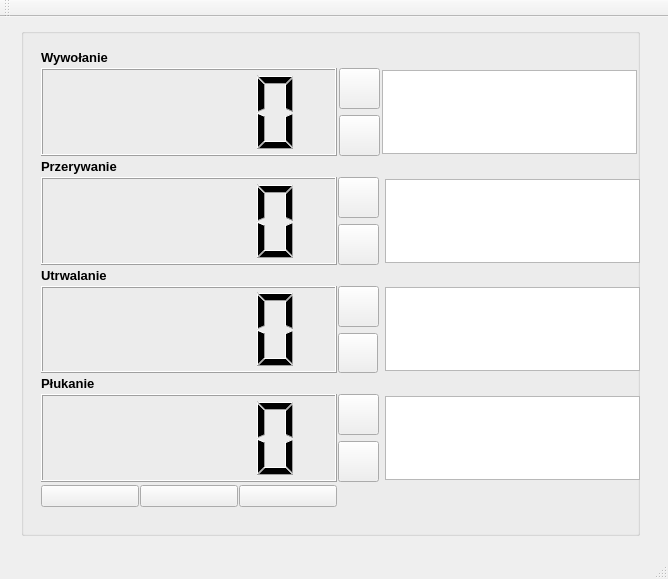
<?xml version="1.0" encoding="UTF-8"?>
<ui version="4.0">
 <class>MainWindow</class>
 <widget class="QMainWindow" name="MainWindow">
  <property name="enabled">
   <bool>true</bool>
  </property>
  <property name="geometry">
   <rect>
    <x>0</x>
    <y>0</y>
    <width>668</width>
    <height>579</height>
   </rect>
  </property>
  <property name="windowTitle">
   <string>Wywoływanie filmów - WyFilm</string>
  </property>
  <property name="layoutDirection">
   <enum>Qt::LeftToRight</enum>
  </property>
  <widget class="QWidget" name="centralWidget">
   <widget class="QWidget" name="gridLayoutWidget">
    <property name="geometry">
     <rect>
      <x>10</x>
      <y>0</y>
      <width>641</width>
      <height>521</height>
     </rect>
    </property>
    <layout class="QGridLayout" name="gridLayout">
     <property name="spacing">
      <number>1</number>
     </property>
     <item row="0" column="0">
      <widget class="QGroupBox" name="groupBox">
       <property name="sizePolicy">
        <sizepolicy hsizetype="Minimum" vsizetype="Minimum">
         <horstretch>0</horstretch>
         <verstretch>0</verstretch>
        </sizepolicy>
       </property>
       <property name="minimumSize">
        <size>
         <width>0</width>
         <height>508</height>
        </size>
       </property>
       <property name="maximumSize">
        <size>
         <width>16777215</width>
         <height>508</height>
        </size>
       </property>
       <property name="title">
        <string/>
       </property>
       <property name="alignment">
        <set>Qt::AlignJustify|Qt::AlignTop</set>
       </property>
       <widget class="QWidget" name="gridLayoutWidget_2">
        <property name="geometry">
         <rect>
          <x>9</x>
          <y>9</y>
          <width>621</width>
          <height>491</height>
         </rect>
        </property>
        <layout class="QGridLayout" name="gridLayout_2">
         <property name="spacing">
          <number>1</number>
         </property>
         <item row="2" column="0">
          <widget class="QLCDNumber" name="lcdNumber_wywolanie"/>
         </item>
         <item row="1" column="0">
          <widget class="QLabel" name="label">
           <property name="sizePolicy">
            <sizepolicy hsizetype="Minimum" vsizetype="Minimum">
             <horstretch>0</horstretch>
             <verstretch>0</verstretch>
            </sizepolicy>
           </property>
           <property name="minimumSize">
            <size>
             <width>0</width>
             <height>15</height>
            </size>
           </property>
           <property name="maximumSize">
            <size>
             <width>16777215</width>
             <height>15</height>
            </size>
           </property>
           <property name="frameShadow">
            <enum>QFrame::Sunken</enum>
           </property>
           <property name="text">
            <string>&lt;!DOCTYPE HTML PUBLIC &quot;-//W3C//DTD HTML 4.0//EN&quot; &quot;http://www.w3.org/TR/REC-html40/strict.dtd&quot;&gt;
&lt;html&gt;&lt;head&gt;&lt;meta name=&quot;qrichtext&quot; content=&quot;1&quot; /&gt;&lt;style type=&quot;text/css&quot;&gt;
p, li { white-space: pre-wrap; }
&lt;/style&gt;&lt;/head&gt;&lt;body style=&quot; font-family:'MS Shell Dlg 2'; font-size:8.25pt; font-weight:400; font-style:normal;&quot;&gt;
&lt;p style=&quot; margin-top:0px; margin-bottom:0px; margin-left:0px; margin-right:0px; -qt-block-indent:0; text-indent:0px;&quot;&gt;&lt;span style=&quot; font-size:10pt; font-weight:600;&quot;&gt;Wywołanie&lt;/span&gt;&lt;/p&gt;&lt;/body&gt;&lt;/html&gt;</string>
           </property>
           <property name="scaledContents">
            <bool>false</bool>
           </property>
          </widget>
         </item>
         <item row="3" column="0">
          <widget class="QLabel" name="label_2">
           <property name="sizePolicy">
            <sizepolicy hsizetype="Minimum" vsizetype="Minimum">
             <horstretch>0</horstretch>
             <verstretch>0</verstretch>
            </sizepolicy>
           </property>
           <property name="minimumSize">
            <size>
             <width>0</width>
             <height>15</height>
            </size>
           </property>
           <property name="maximumSize">
            <size>
             <width>16777215</width>
             <height>15</height>
            </size>
           </property>
           <property name="text">
            <string>&lt;!DOCTYPE HTML PUBLIC &quot;-//W3C//DTD HTML 4.0//EN&quot; &quot;http://www.w3.org/TR/REC-html40/strict.dtd&quot;&gt;
&lt;html&gt;&lt;head&gt;&lt;meta name=&quot;qrichtext&quot; content=&quot;1&quot; /&gt;&lt;style type=&quot;text/css&quot;&gt;
p, li { white-space: pre-wrap; }
&lt;/style&gt;&lt;/head&gt;&lt;body style=&quot; font-family:'MS Shell Dlg 2'; font-size:8.25pt; font-weight:400; font-style:normal;&quot;&gt;
&lt;p style=&quot; margin-top:0px; margin-bottom:0px; margin-left:0px; margin-right:0px; -qt-block-indent:0; text-indent:0px;&quot;&gt;&lt;span style=&quot; font-size:10pt; font-weight:600;&quot;&gt;Przerywanie&lt;/span&gt;&lt;/p&gt;&lt;/body&gt;&lt;/html&gt;</string>
           </property>
          </widget>
         </item>
         <item row="4" column="0">
          <widget class="QLCDNumber" name="lcdNumber_przerywanie"/>
         </item>
         <item row="5" column="0">
          <widget class="QLabel" name="label_3">
           <property name="sizePolicy">
            <sizepolicy hsizetype="Preferred" vsizetype="Minimum">
             <horstretch>0</horstretch>
             <verstretch>0</verstretch>
            </sizepolicy>
           </property>
           <property name="minimumSize">
            <size>
             <width>0</width>
             <height>15</height>
            </size>
           </property>
           <property name="maximumSize">
            <size>
             <width>16777215</width>
             <height>15</height>
            </size>
           </property>
           <property name="text">
            <string>&lt;!DOCTYPE HTML PUBLIC &quot;-//W3C//DTD HTML 4.0//EN&quot; &quot;http://www.w3.org/TR/REC-html40/strict.dtd&quot;&gt;
&lt;html&gt;&lt;head&gt;&lt;meta name=&quot;qrichtext&quot; content=&quot;1&quot; /&gt;&lt;style type=&quot;text/css&quot;&gt;
p, li { white-space: pre-wrap; }
&lt;/style&gt;&lt;/head&gt;&lt;body style=&quot; font-family:'MS Shell Dlg 2'; font-size:8.25pt; font-weight:400; font-style:normal;&quot;&gt;
&lt;p style=&quot; margin-top:0px; margin-bottom:0px; margin-left:0px; margin-right:0px; -qt-block-indent:0; text-indent:0px;&quot;&gt;&lt;span style=&quot; font-size:10pt; font-weight:600;&quot;&gt;Utrwalanie&lt;/span&gt;&lt;/p&gt;&lt;/body&gt;&lt;/html&gt;</string>
           </property>
          </widget>
         </item>
         <item row="6" column="0">
          <widget class="QLCDNumber" name="lcdNumber_utrwalanie"/>
         </item>
         <item row="7" column="0">
          <widget class="QLabel" name="label_4">
           <property name="sizePolicy">
            <sizepolicy hsizetype="Minimum" vsizetype="Minimum">
             <horstretch>0</horstretch>
             <verstretch>0</verstretch>
            </sizepolicy>
           </property>
           <property name="minimumSize">
            <size>
             <width>0</width>
             <height>15</height>
            </size>
           </property>
           <property name="maximumSize">
            <size>
             <width>16777215</width>
             <height>15</height>
            </size>
           </property>
           <property name="text">
            <string>&lt;!DOCTYPE HTML PUBLIC &quot;-//W3C//DTD HTML 4.0//EN&quot; &quot;http://www.w3.org/TR/REC-html40/strict.dtd&quot;&gt;
&lt;html&gt;&lt;head&gt;&lt;meta name=&quot;qrichtext&quot; content=&quot;1&quot; /&gt;&lt;style type=&quot;text/css&quot;&gt;
p, li { white-space: pre-wrap; }
&lt;/style&gt;&lt;/head&gt;&lt;body style=&quot; font-family:'MS Shell Dlg 2'; font-size:8.25pt; font-weight:400; font-style:normal;&quot;&gt;
&lt;p style=&quot; margin-top:0px; margin-bottom:0px; margin-left:0px; margin-right:0px; -qt-block-indent:0; text-indent:0px;&quot;&gt;&lt;span style=&quot; font-size:10pt; font-weight:600;&quot;&gt;Płukanie&lt;/span&gt;&lt;/p&gt;&lt;/body&gt;&lt;/html&gt;</string>
           </property>
          </widget>
         </item>
         <item row="8" column="0">
          <widget class="QLCDNumber" name="lcdNumber_plukanie"/>
         </item>
         <item row="2" column="1">
          <layout class="QGridLayout" name="gridLayout_3">
           <property name="spacing">
            <number>1</number>
           </property>
           <item row="0" column="0">
            <layout class="QVBoxLayout" name="verticalLayout">
             <item>
              <widget class="QPushButton" name="pushButtonWywUp">
               <property name="minimumSize">
                <size>
                 <width>41</width>
                 <height>41</height>
                </size>
               </property>
               <property name="maximumSize">
                <size>
                 <width>41</width>
                 <height>41</height>
                </size>
               </property>
               <property name="text">
                <string/>
               </property>
               <property name="icon">
                <iconset>
                 <normaloff>../images/upArrow.png</normaloff>../images/upArrow.png</iconset>
               </property>
               <property name="iconSize">
                <size>
                 <width>35</width>
                 <height>35</height>
                </size>
               </property>
              </widget>
             </item>
             <item>
              <widget class="QPushButton" name="pushButtonWywDown">
               <property name="minimumSize">
                <size>
                 <width>41</width>
                 <height>41</height>
                </size>
               </property>
               <property name="maximumSize">
                <size>
                 <width>41</width>
                 <height>41</height>
                </size>
               </property>
               <property name="text">
                <string/>
               </property>
               <property name="icon">
                <iconset>
                 <normaloff>../images/downArrow.png</normaloff>../images/downArrow.png</iconset>
               </property>
               <property name="iconSize">
                <size>
                 <width>35</width>
                 <height>35</height>
                </size>
               </property>
              </widget>
             </item>
            </layout>
           </item>
           <item row="0" column="1">
            <widget class="QTextBrowser" name="textBrowser_wyw">
             <property name="sizePolicy">
              <sizepolicy hsizetype="Minimum" vsizetype="Minimum">
               <horstretch>0</horstretch>
               <verstretch>0</verstretch>
              </sizepolicy>
             </property>
             <property name="minimumSize">
              <size>
               <width>255</width>
               <height>83</height>
              </size>
             </property>
             <property name="maximumSize">
              <size>
               <width>255</width>
               <height>84</height>
              </size>
             </property>
            </widget>
           </item>
          </layout>
         </item>
         <item row="9" column="0">
          <layout class="QHBoxLayout" name="horizontalLayout">
           <property name="spacing">
            <number>1</number>
           </property>
           <property name="sizeConstraint">
            <enum>QLayout::SetMinimumSize</enum>
           </property>
           <item>
            <widget class="QPushButton" name="startButton">
             <property name="text">
              <string/>
             </property>
             <property name="icon">
              <iconset>
               <normaloff>../images/button_play_01.png</normaloff>../images/button_play_01.png</iconset>
             </property>
             <property name="iconSize">
              <size>
               <width>40</width>
               <height>40</height>
              </size>
             </property>
            </widget>
           </item>
           <item>
            <widget class="QPushButton" name="stopButton">
             <property name="text">
              <string/>
             </property>
             <property name="icon">
              <iconset>
               <normaloff>../images/button_turn_off_01.png</normaloff>../images/button_turn_off_01.png</iconset>
             </property>
             <property name="iconSize">
              <size>
               <width>40</width>
               <height>40</height>
              </size>
             </property>
            </widget>
           </item>
           <item>
            <widget class="QPushButton" name="resetButton">
             <property name="enabled">
              <bool>true</bool>
             </property>
             <property name="text">
              <string/>
             </property>
             <property name="icon">
              <iconset>
               <normaloff>../images/button_refresh_01.png</normaloff>../images/button_refresh_01.png</iconset>
             </property>
             <property name="iconSize">
              <size>
               <width>40</width>
               <height>40</height>
              </size>
             </property>
            </widget>
           </item>
          </layout>
         </item>
         <item row="4" column="1">
          <layout class="QGridLayout" name="gridLayout_6">
           <item row="0" column="1">
            <widget class="QTextBrowser" name="textBrowser_przer">
             <property name="sizePolicy">
              <sizepolicy hsizetype="Minimum" vsizetype="Minimum">
               <horstretch>0</horstretch>
               <verstretch>0</verstretch>
              </sizepolicy>
             </property>
             <property name="minimumSize">
              <size>
               <width>255</width>
               <height>83</height>
              </size>
             </property>
             <property name="maximumSize">
              <size>
               <width>255</width>
               <height>84</height>
              </size>
             </property>
            </widget>
           </item>
           <item row="0" column="0">
            <layout class="QVBoxLayout" name="verticalLayout_2">
             <item>
              <widget class="QPushButton" name="pushButtonPrzerUp">
               <property name="minimumSize">
                <size>
                 <width>41</width>
                 <height>41</height>
                </size>
               </property>
               <property name="maximumSize">
                <size>
                 <width>41</width>
                 <height>41</height>
                </size>
               </property>
               <property name="text">
                <string/>
               </property>
               <property name="icon">
                <iconset>
                 <normaloff>../images/upArrow.png</normaloff>../images/upArrow.png</iconset>
               </property>
               <property name="iconSize">
                <size>
                 <width>35</width>
                 <height>35</height>
                </size>
               </property>
              </widget>
             </item>
             <item>
              <widget class="QPushButton" name="pushButtonPrzerDown">
               <property name="minimumSize">
                <size>
                 <width>41</width>
                 <height>41</height>
                </size>
               </property>
               <property name="maximumSize">
                <size>
                 <width>41</width>
                 <height>41</height>
                </size>
               </property>
               <property name="text">
                <string/>
               </property>
               <property name="icon">
                <iconset>
                 <normaloff>../images/downArrow.png</normaloff>../images/downArrow.png</iconset>
               </property>
               <property name="iconSize">
                <size>
                 <width>35</width>
                 <height>35</height>
                </size>
               </property>
              </widget>
             </item>
            </layout>
           </item>
          </layout>
         </item>
         <item row="6" column="1">
          <layout class="QGridLayout" name="gridLayout_7">
           <item row="0" column="1">
            <widget class="QTextBrowser" name="textBrowser_utrw">
             <property name="sizePolicy">
              <sizepolicy hsizetype="Minimum" vsizetype="Minimum">
               <horstretch>0</horstretch>
               <verstretch>0</verstretch>
              </sizepolicy>
             </property>
             <property name="minimumSize">
              <size>
               <width>255</width>
               <height>83</height>
              </size>
             </property>
             <property name="maximumSize">
              <size>
               <width>255</width>
               <height>84</height>
              </size>
             </property>
            </widget>
           </item>
           <item row="0" column="0">
            <layout class="QVBoxLayout" name="verticalLayout_3">
             <item>
              <widget class="QPushButton" name="pushButtonUtrwUp">
               <property name="minimumSize">
                <size>
                 <width>41</width>
                 <height>41</height>
                </size>
               </property>
               <property name="maximumSize">
                <size>
                 <width>41</width>
                 <height>41</height>
                </size>
               </property>
               <property name="text">
                <string/>
               </property>
               <property name="icon">
                <iconset>
                 <normaloff>../images/upArrow.png</normaloff>../images/upArrow.png</iconset>
               </property>
               <property name="iconSize">
                <size>
                 <width>35</width>
                 <height>35</height>
                </size>
               </property>
              </widget>
             </item>
             <item>
              <widget class="QPushButton" name="pushButtonUtrwDown">
               <property name="minimumSize">
                <size>
                 <width>40</width>
                 <height>40</height>
                </size>
               </property>
               <property name="maximumSize">
                <size>
                 <width>40</width>
                 <height>40</height>
                </size>
               </property>
               <property name="text">
                <string/>
               </property>
               <property name="icon">
                <iconset>
                 <normaloff>../images/downArrow.png</normaloff>../images/downArrow.png</iconset>
               </property>
               <property name="iconSize">
                <size>
                 <width>40</width>
                 <height>40</height>
                </size>
               </property>
              </widget>
             </item>
            </layout>
           </item>
          </layout>
         </item>
         <item row="8" column="1">
          <layout class="QGridLayout" name="gridLayout_8">
           <item row="0" column="1">
            <widget class="QTextBrowser" name="textBrowser_pluk">
             <property name="sizePolicy">
              <sizepolicy hsizetype="Minimum" vsizetype="Minimum">
               <horstretch>0</horstretch>
               <verstretch>0</verstretch>
              </sizepolicy>
             </property>
             <property name="minimumSize">
              <size>
               <width>255</width>
               <height>83</height>
              </size>
             </property>
             <property name="maximumSize">
              <size>
               <width>255</width>
               <height>84</height>
              </size>
             </property>
            </widget>
           </item>
           <item row="0" column="0">
            <layout class="QVBoxLayout" name="verticalLayout_4">
             <item>
              <widget class="QPushButton" name="pushButtonPlukUp">
               <property name="minimumSize">
                <size>
                 <width>41</width>
                 <height>41</height>
                </size>
               </property>
               <property name="maximumSize">
                <size>
                 <width>41</width>
                 <height>41</height>
                </size>
               </property>
               <property name="text">
                <string/>
               </property>
               <property name="icon">
                <iconset>
                 <normaloff>../images/upArrow.png</normaloff>../images/upArrow.png</iconset>
               </property>
               <property name="iconSize">
                <size>
                 <width>35</width>
                 <height>35</height>
                </size>
               </property>
              </widget>
             </item>
             <item>
              <widget class="QPushButton" name="pushButtonPlukDown">
               <property name="minimumSize">
                <size>
                 <width>41</width>
                 <height>41</height>
                </size>
               </property>
               <property name="maximumSize">
                <size>
                 <width>41</width>
                 <height>41</height>
                </size>
               </property>
               <property name="text">
                <string/>
               </property>
               <property name="icon">
                <iconset>
                 <normaloff>../images/downArrow.png</normaloff>../images/downArrow.png</iconset>
               </property>
               <property name="iconSize">
                <size>
                 <width>35</width>
                 <height>35</height>
                </size>
               </property>
              </widget>
             </item>
            </layout>
           </item>
          </layout>
         </item>
        </layout>
       </widget>
      </widget>
     </item>
    </layout>
   </widget>
  </widget>
  <widget class="QMenuBar" name="menuBar">
   <property name="geometry">
    <rect>
     <x>0</x>
     <y>0</y>
     <width>668</width>
     <height>25</height>
    </rect>
   </property>
  </widget>
  <widget class="QToolBar" name="mainToolBar">
   <attribute name="toolBarArea">
    <enum>TopToolBarArea</enum>
   </attribute>
   <attribute name="toolBarBreak">
    <bool>false</bool>
   </attribute>
  </widget>
  <widget class="QStatusBar" name="statusBar"/>
 </widget>
 <layoutdefault spacing="6" margin="11"/>
 <resources/>
 <connections>
  <connection>
   <sender>startButton</sender>
   <signal>clicked()</signal>
   <receiver>MainWindow</receiver>
   <slot>startCountDown()</slot>
   <hints>
    <hint type="sourcelabel">
     <x>40</x>
     <y>560</y>
    </hint>
    <hint type="destinationlabel">
     <x>5</x>
     <y>547</y>
    </hint>
   </hints>
  </connection>
  <connection>
   <sender>stopButton</sender>
   <signal>clicked()</signal>
   <receiver>MainWindow</receiver>
   <slot>stopCountDown()</slot>
   <hints>
    <hint type="sourcelabel">
     <x>163</x>
     <y>550</y>
    </hint>
    <hint type="destinationlabel">
     <x>4</x>
     <y>581</y>
    </hint>
   </hints>
  </connection>
  <connection>
   <sender>resetButton</sender>
   <signal>clicked()</signal>
   <receiver>MainWindow</receiver>
   <slot>resetCountDown()</slot>
   <hints>
    <hint type="sourcelabel">
     <x>284</x>
     <y>559</y>
    </hint>
    <hint type="destinationlabel">
     <x>656</x>
     <y>568</y>
    </hint>
   </hints>
  </connection>
  <connection>
   <sender>pushButtonWywUp</sender>
   <signal>clicked()</signal>
   <receiver>MainWindow</receiver>
   <slot>wywTimeUp()</slot>
   <hints>
    <hint type="sourcelabel">
     <x>360</x>
     <y>99</y>
    </hint>
    <hint type="destinationlabel">
     <x>341</x>
     <y>37</y>
    </hint>
   </hints>
  </connection>
  <connection>
   <sender>pushButtonWywDown</sender>
   <signal>clicked()</signal>
   <receiver>MainWindow</receiver>
   <slot>wywTimeDown()</slot>
   <hints>
    <hint type="sourcelabel">
     <x>351</x>
     <y>153</y>
    </hint>
    <hint type="destinationlabel">
     <x>375</x>
     <y>37</y>
    </hint>
   </hints>
  </connection>
  <connection>
   <sender>pushButtonPrzerUp</sender>
   <signal>clicked()</signal>
   <receiver>MainWindow</receiver>
   <slot>przerTimeUp()</slot>
   <hints>
    <hint type="sourcelabel">
     <x>354</x>
     <y>217</y>
    </hint>
    <hint type="destinationlabel">
     <x>253</x>
     <y>39</y>
    </hint>
   </hints>
  </connection>
  <connection>
   <sender>pushButtonPrzerDown</sender>
   <signal>clicked()</signal>
   <receiver>MainWindow</receiver>
   <slot>przerTimeDown()</slot>
   <hints>
    <hint type="sourcelabel">
     <x>364</x>
     <y>256</y>
    </hint>
    <hint type="destinationlabel">
     <x>483</x>
     <y>36</y>
    </hint>
   </hints>
  </connection>
  <connection>
   <sender>pushButtonUtrwUp</sender>
   <signal>clicked()</signal>
   <receiver>MainWindow</receiver>
   <slot>utrwTimeUp()</slot>
   <hints>
    <hint type="sourcelabel">
     <x>353</x>
     <y>333</y>
    </hint>
    <hint type="destinationlabel">
     <x>163</x>
     <y>39</y>
    </hint>
   </hints>
  </connection>
  <connection>
   <sender>pushButtonUtrwDown</sender>
   <signal>clicked()</signal>
   <receiver>MainWindow</receiver>
   <slot>utrwTimeDown()</slot>
   <hints>
    <hint type="sourcelabel">
     <x>357</x>
     <y>375</y>
    </hint>
    <hint type="destinationlabel">
     <x>584</x>
     <y>36</y>
    </hint>
   </hints>
  </connection>
  <connection>
   <sender>pushButtonPlukUp</sender>
   <signal>clicked()</signal>
   <receiver>MainWindow</receiver>
   <slot>plukTimeUp()</slot>
   <hints>
    <hint type="sourcelabel">
     <x>361</x>
     <y>448</y>
    </hint>
    <hint type="destinationlabel">
     <x>74</x>
     <y>37</y>
    </hint>
   </hints>
  </connection>
  <connection>
   <sender>pushButtonPlukDown</sender>
   <signal>clicked()</signal>
   <receiver>MainWindow</receiver>
   <slot>plukTimeDown()</slot>
   <hints>
    <hint type="sourcelabel">
     <x>343</x>
     <y>495</y>
    </hint>
    <hint type="destinationlabel">
     <x>5</x>
     <y>59</y>
    </hint>
   </hints>
  </connection>
 </connections>
 <slots>
  <signal>signalStartCountDown()</signal>
  <signal>signalStopCountDown()</signal>
  <signal>signalResetCountDown()</signal>
  <signal>signalWywTimeUp()</signal>
  <signal>signalWywTimeDown()</signal>
  <signal>signalPrzerTimeUp()</signal>
  <signal>signalPrzerTimeDown()</signal>
  <signal>signalUtrwTimeUp()</signal>
  <signal>signalUtrwTimeDown()</signal>
  <signal>signalPlukTimeUp()</signal>
  <signal>signalPlukTimeDown()</signal>
  <slot>startCountDown()</slot>
  <slot>stopCountDown()</slot>
  <slot>resetCountDown()</slot>
  <slot>wywTimeUp()</slot>
  <slot>wywTimeDown()</slot>
  <slot>przerTimeUp()</slot>
  <slot>przerTimeDown()</slot>
  <slot>utrwTimeUp()</slot>
  <slot>utrwTimeDown()</slot>
  <slot>plukTimeUp()</slot>
  <slot>plukTimeDown()</slot>
 </slots>
</ui>
